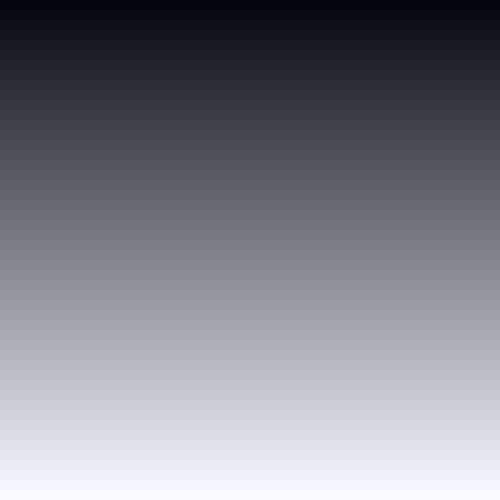
Frame 1 (no input)
Frame 60 (the mouse pressed at the canvas centre just before this capture): identical to frame 1, image omitted
Frame 120 (the mouse held since frame 60 and released just before this capture): identical to frame 1, image omitted

The Processing sketch that drew this single still picture (run headless with seeded random() and noise(); from frame 60 on, the mouse is pressed at the canvas centre):

// Processing sketch: ISoG3b
// ── ISoG3b.pde
void setup() {
//  colorMode(gray);
  size(500, 500);
  noStroke();
}

int isog = 5;
int isogheight = 0;

void draw() {
  for (int i=0; i < 50; i++) {
    fill(isog, isog, isog + 10);
    rect(0, isogheight, 500, 20);
    isog = isog + 5;
    isogheight = isogheight + 10;
  }
}
